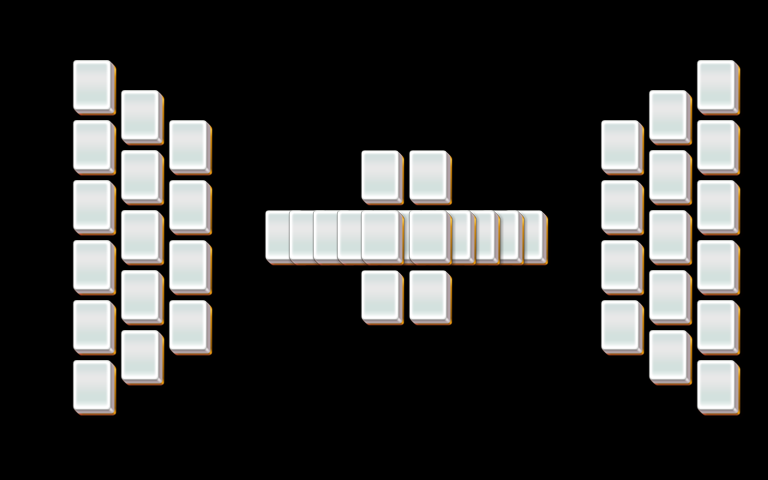

A 2D game scene composited from a Tiled map and its tileset images. What follows is a short description and the map's XML, with each tile layer's data collapsed to a summary:
An orthogonal 32x16 tile map with 24x30 px tiles, 5 tile layers (layer1, layer2, layer3, layer4, ...).

<map version="1.0" orientation="orthogonal" width="32" height="16" tilewidth="24" tileheight="30">
 <properties>
  <property name="species" value="20" />
 </properties>
 <tileset firstgid="1" name="mahjong" tilewidth="48" tileheight="60">
  <image source="mahjong.png" />
 </tileset>
 <layer name="layer1" width="32" height="16">
  <data>[512 cells, 40 non-empty, 1 distinct tile ids]</data>
 </layer>
 <layer name="layer2" width="32" height="16">
  <data>[512 cells, 35 non-empty, 1 distinct tile ids]</data>
 </layer>
 <layer name="layer3" width="32" height="16">
  <data>[512 cells, 26 non-empty, 1 distinct tile ids]</data>
 </layer>
 <layer name="layer4" width="32" height="16">
  <data>[512 cells, 15 non-empty, 1 distinct tile ids]</data>
 </layer>
 <layer name="layer5" width="32" height="16">
  <data>[512 cells, 2 non-empty, 1 distinct tile ids]</data>
 </layer>
</map>
